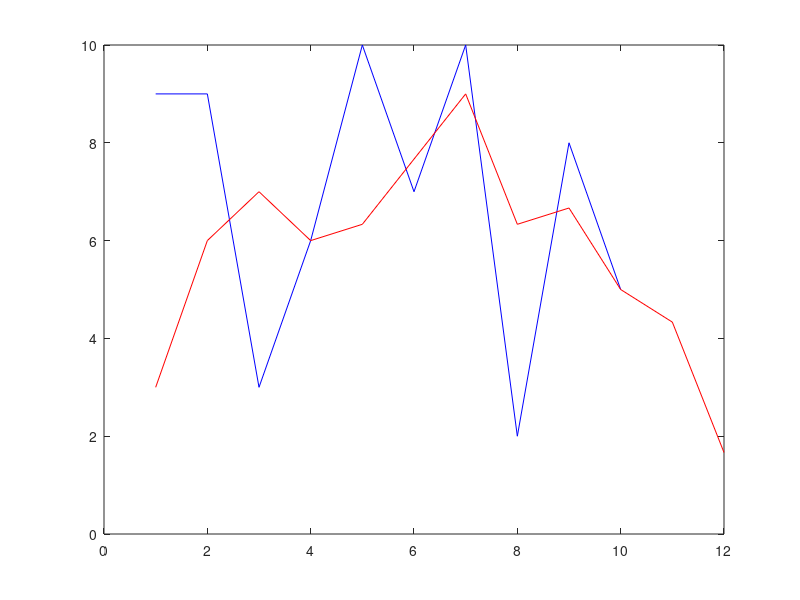

Write MATLAB code to recreate this figure. (Note: this script raises an error after producing the figure.)
%% Jak funguje autofocus
% Princip autofokusu spočívá v detekci rozdílů v kontrastu nebo fázi mezi různými oblastmi obrazu a následném pohybu čoček nebo senzoru zaostřovacího mechanismu tak, aby se dosáhlo optimálního zaostření.

%% Vyhlazení grafu
close all;
vektor = randi([1, 10], 1, 10);
kernel = ones(1, 3) / 3;
% Pomocí klouzavého průměru
vysledek2 = zeros(1, length(vektor) - length(kernel) + 1);

for i = 1:length(vysledek2)
    vysledek2(i) = mean(vektor(i:i+2)); % Klouzavý průměr o velikosti 3
end

disp('Výsledek po klouzavém průměru:');
plot(vysledek2,'k');
disp(vysledek2);


% Pomocí konvoluce
vektor = randi([1, 10], 1, 10);
disp('Původní vektor:');
disp(vektor);
plot(vektor,'b');
hold on
% Definice jádra pro konvoluci (klouzavý průměr o velikosti 3)
kernel = ones(1, 3) / 3;
vysledek = conv(vektor, kernel);
plot(vysledek,'r');
disp('Výsledek po konvoluci:');
hold on
disp(vysledek);

%% Další příklad na konvoluci
M = [10 20 30;40 50 60;70 80 90];
kernel = ones(2, 2) / 4;
vysledek3 = conv2(M, kernel,"valid");
disp(vysledek3);
% výsledkem je zmenšená matice

%% Další konvoluce
close all;
img = imread("img/kytka256.jpg");
gray_img = rgb2gray(img);

kernel = [-1 0 1;-1 0 1;-1 0 1];

conv_kytka = conv2(gray_img,kernel);
imshow(conv_kytka);

%% Filtrace průměrovací maskou
close all;
image = rgb2gray(img);
x = 100:105; 
y = 200:205; 
max_hodnota = 255; 
image(y, x,:) = max_hodnota; 
%imshow(image)

maska = fspecial('average', [15 15]);
vysledny_obrazek = imfilter(image, maska);
imshow(vysledny_obrazek);

%% Filtrace gausem

close all;
image = rgb2gray(img);
x = 100:105; 
y = 200:205; 
max_hodnota = 255; 
image(y, x,:) = max_hodnota; 
subplot 121; imshow(image);


mask_size = 15;
sigma = 2.0;
gaussian_mask = fspecial('gaussian', [mask_size mask_size], sigma);
vysledny_obrazek = imfilter(image, gaussian_mask);
subplot 122;imshow(vysledny_obrazek);

%% Gausový šum a wienerův filtr
close all;
img = imread("img/kytka256.jpg");

gaus_noise = imnoise(img,"gaussian");
subplot 221; imshow(gaus_noise)

gray_noise = rgb2gray(gaus_noise);
subplot 223; imshow(gray_noise)

%gausův šum
mask_size = 5;
sigma = 2.0;
gaussian_mask = fspecial('gaussian', [mask_size mask_size], sigma);
vysledny_obrazek = imfilter(gaus_noise, gaussian_mask);
subplot 222;imshow(vysledny_obrazek);

%wienerův filtr

wiener = wiener2(gray_noise,[4 4]);
subplot 224; imshow(wiener)

%% Selektivní rozmazání
close all;
threshold = 128;

img = imread("img/kytka256.jpg");
image1 = rgb2gray(img);
image2 = image1;
subplot 221; imshow(image1);

maska = fspecial('average', [15 15]);
mask2 = image2 <= threshold;
image2 = imfilter(image2, maska);

subplot 222; imshow(image2)


 % Práh pro dělení pixelů
mask1 = (image1 > threshold);


mask1 = uint8(mask1);
mask2 = uint8(mask2);
kytka = image1 .* mask1;
rozmazany = image2 .* mask2;

% Vytvořte výsledný obrázek na základě masek
result_image = rozmazany + kytka;

% Zobrazte výsledný obrázek
subplot 223; imshow(result_image);

%% Který obrázek je ostřejší
close all;
img = imread("img/kytka256.jpg");
image1 = rgb2gray(img);
subplot 221; imshow(image1);

maska = fspecial('average', [15 15]);
image2 = imfilter(image1, maska);
subplot 222; imshow(image2);

% Detekce hran (horní propust)
edge_image1 = edge(image1, 'canny');
edge_image2 = edge(image2, 'canny');

% Počet hran
edge_count1 = sum(edge_image1(:));
edge_count2 = sum(edge_image2(:));

% Směrodatná odchylka
std1 = std(double(image1(:)));
std2 = std(double(image2(:)));

% Fourierova transformace
fft1 = fft2(image1);
fft2 = fft2(image2);

% Výpočet energie vysokých frekvencí (v tomto případě sumou)
high_freq_energy1 = sum(abs(fftshift(fft1)).^2);
high_freq_energy2 = sum(abs(fftshift(fft2)).^2);

% Zobrazte výsledky
disp('Obrázek 1:');
disp(['Počet hran: ', num2str(edge_count1)]);
disp(['Směrodatná odchylka: ', num2str(std1)]);
disp(['Energie vysokých frekvencí: ', num2str(high_freq_energy1)]);

disp('Obrázek 2:');
disp(['Počet hran: ', num2str(edge_count2)]);
disp(['Směrodatná odchylka: ', num2str(std2)]);
disp(['Energie vysokých frekvencí: ', num2str(high_freq_energy2)]);


%% Detekce nejostřejšího snímku ve videu (celkově)
close all;
videoObj = VideoReader("img/podzimni_kvetena_focus_test.mp4");
nejostrejsi = 0;
i = 0;

while hasFrame(videoObj)
    frame = readFrame(videoObj);
    subplot 121; imshow(frame);

    gray_frame = rgb2gray(frame);

    a = edge(gray_frame, 'sobel');
    b = edge(nejostrejsi, 'sobel');
    
    a = sum(a(:));
    b = sum(b(:));

    if(a>b)
        nejostrejsi = gray_frame;
        frame_nej = frame;
        subplot 122; imshow(frame);
        text(10, 10, ['Nejostřejší snímek je:  ' num2str(i)], 'FontSize', 12, 'FontWeight', 'bold', 'Color', 'r');

    end

    pause(0.000000001);
    i = i + 1;
    
end

%% Detekce nejostřejšího snímku ve videu (část)
close all;
videoObj = VideoReader("img/podzimni_kvetena_focus_test.mp4");
nejostrejsi_crop = 0;
i = 0;

while hasFrame(videoObj)
    frame = readFrame(videoObj);
    subplot 121; imshow(frame);

    gray_frame = rgb2gray(frame);

    % Definujte rozměry čtverce uprostřed
    centerX = size(frame, 2) / 2;
    centerY = size(frame, 1) / 2;
    sideLength = 100; % Velikost strany čtverce (nastavte podle potřeby)

    % Vyberte čtvercovou oblast středu
    cropped_gray_frame = gray_frame(centerY - sideLength/2 : centerY + sideLength/2, centerX - sideLength/2 : centerX + sideLength/2);

    a = edge(cropped_gray_frame, 'sobel');
    b = edge(nejostrejsi_crop, 'sobel');

    a = sum(a(:));
    b = sum(b(:));

    if (a > b)
        nejostrejsi_crop = cropped_gray_frame;
        nejostrejsi_celej = frame;
        subplot 122;
        imshow(frame);
        text(10, 10, ['Nejostřejší snímek je:  ' num2str(i)], 'FontSize', 12, 'FontWeight', 'bold', 'Color', 'r');
    end

    pause(0.000000001);
    i = i + 1;
end





